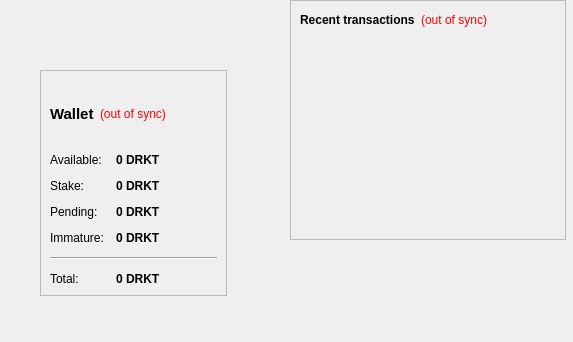
<?xml version="1.0" encoding="UTF-8"?>
<ui version="4.0">
 <class>OverviewPage</class>
 <widget class="QWidget" name="OverviewPage">
  <property name="geometry">
   <rect>
    <x>0</x>
    <y>0</y>
    <width>573</width>
    <height>342</height>
   </rect>
  </property>
  <property name="windowTitle">
   <string>Form</string>
  </property>
  <property name="styleSheet">
   <string notr="true">QListView { background: transparent; }</string>
  </property>
  <widget class="QWidget" name="layoutWidget">
   <property name="geometry">
    <rect>
     <x>40</x>
     <y>70</y>
     <width>187</width>
     <height>226</height>
    </rect>
   </property>
   <layout class="QVBoxLayout" name="verticalLayout_2">
    <item>
     <widget class="QFrame" name="frame">
      <property name="styleSheet">
       <string notr="true">QListView { background: transparent; }</string>
      </property>
      <property name="frameShape">
       <enum>QFrame::StyledPanel</enum>
      </property>
      <property name="frameShadow">
       <enum>QFrame::Raised</enum>
      </property>
      <layout class="QVBoxLayout" name="verticalLayout_4">
       <item>
        <layout class="QHBoxLayout" name="horizontalLayout_4">
         <item>
          <widget class="QLabel" name="label_5">
           <property name="font">
            <font>
             <pointsize>11</pointsize>
             <weight>75</weight>
             <bold>true</bold>
            </font>
           </property>
           <property name="text">
            <string>Wallet</string>
           </property>
          </widget>
         </item>
         <item>
          <widget class="QLabel" name="labelWalletStatus">
           <property name="toolTip">
            <string>The displayed information may be out of date. Your wallet automatically synchronizes with the DarkTron network after a connection is established, but this process has not completed yet.</string>
           </property>
           <property name="styleSheet">
            <string notr="true">QLabel { color: red; }</string>
           </property>
           <property name="text">
            <string notr="true">(out of sync)</string>
           </property>
           <property name="alignment">
            <set>Qt::AlignLeading|Qt::AlignLeft|Qt::AlignVCenter</set>
           </property>
          </widget>
         </item>
         <item>
          <spacer name="horizontalSpacer_2">
           <property name="orientation">
            <enum>Qt::Horizontal</enum>
           </property>
           <property name="sizeHint" stdset="0">
            <size>
             <width>40</width>
             <height>20</height>
            </size>
           </property>
          </spacer>
         </item>
        </layout>
       </item>
       <item>
        <layout class="QFormLayout" name="formLayout_2">
         <property name="fieldGrowthPolicy">
          <enum>QFormLayout::AllNonFixedFieldsGrow</enum>
         </property>
         <property name="horizontalSpacing">
          <number>12</number>
         </property>
         <property name="verticalSpacing">
          <number>12</number>
         </property>
         <item row="0" column="0">
          <widget class="QLabel" name="label">
           <property name="text">
            <string>Available:</string>
           </property>
          </widget>
         </item>
         <item row="0" column="1">
          <widget class="QLabel" name="labelBalance">
           <property name="font">
            <font>
             <weight>75</weight>
             <bold>true</bold>
            </font>
           </property>
           <property name="cursor">
            <cursorShape>IBeamCursor</cursorShape>
           </property>
           <property name="toolTip">
            <string>Your current spendable balance</string>
           </property>
           <property name="text">
            <string notr="true">0 DRKT</string>
           </property>
           <property name="textInteractionFlags">
            <set>Qt::LinksAccessibleByMouse|Qt::TextSelectableByKeyboard|Qt::TextSelectableByMouse</set>
           </property>
          </widget>
         </item>
         <item row="1" column="0">
          <widget class="QLabel" name="label_6">
           <property name="text">
            <string>Stake:</string>
           </property>
          </widget>
         </item>
         <item row="1" column="1">
          <widget class="QLabel" name="labelStake">
           <property name="font">
            <font>
             <weight>75</weight>
             <bold>true</bold>
            </font>
           </property>
           <property name="cursor">
            <cursorShape>IBeamCursor</cursorShape>
           </property>
           <property name="toolTip">
            <string>Total of coins that was staked, and do not yet count toward the current balance</string>
           </property>
           <property name="text">
            <string notr="true">0 DRKT</string>
           </property>
           <property name="textInteractionFlags">
            <set>Qt::LinksAccessibleByMouse|Qt::TextSelectableByKeyboard|Qt::TextSelectableByMouse</set>
           </property>
          </widget>
         </item>
         <item row="2" column="0">
          <widget class="QLabel" name="label_3">
           <property name="text">
            <string>Pending:</string>
           </property>
          </widget>
         </item>
         <item row="3" column="0">
          <widget class="QLabel" name="labelImmatureText">
           <property name="text">
            <string>Immature:</string>
           </property>
          </widget>
         </item>
         <item row="3" column="1">
          <widget class="QLabel" name="labelImmature">
           <property name="font">
            <font>
             <weight>75</weight>
             <bold>true</bold>
            </font>
           </property>
           <property name="toolTip">
            <string>Mined balance that has not yet matured</string>
           </property>
           <property name="text">
            <string notr="true">0 DRKT</string>
           </property>
           <property name="textInteractionFlags">
            <set>Qt::LinksAccessibleByMouse|Qt::TextSelectableByKeyboard|Qt::TextSelectableByMouse</set>
           </property>
          </widget>
         </item>
         <item row="4" column="0" colspan="2">
          <widget class="Line" name="line">
           <property name="orientation">
            <enum>Qt::Horizontal</enum>
           </property>
          </widget>
         </item>
         <item row="5" column="0">
          <widget class="QLabel" name="labelTotalText">
           <property name="text">
            <string>Total:</string>
           </property>
          </widget>
         </item>
         <item row="5" column="1">
          <widget class="QLabel" name="labelTotal">
           <property name="font">
            <font>
             <weight>75</weight>
             <bold>true</bold>
            </font>
           </property>
           <property name="cursor">
            <cursorShape>IBeamCursor</cursorShape>
           </property>
           <property name="toolTip">
            <string>Your current total balance</string>
           </property>
           <property name="text">
            <string notr="true">0 DRKT</string>
           </property>
           <property name="textInteractionFlags">
            <set>Qt::LinksAccessibleByMouse|Qt::TextSelectableByKeyboard|Qt::TextSelectableByMouse</set>
           </property>
          </widget>
         </item>
         <item row="2" column="1">
          <widget class="QLabel" name="labelUnconfirmed">
           <property name="font">
            <font>
             <weight>75</weight>
             <bold>true</bold>
            </font>
           </property>
           <property name="cursor">
            <cursorShape>IBeamCursor</cursorShape>
           </property>
           <property name="toolTip">
            <string>Total of transactions that have yet to be confirmed, and do not yet count toward the current balance</string>
           </property>
           <property name="text">
            <string notr="true">0 DRKT</string>
           </property>
           <property name="textInteractionFlags">
            <set>Qt::LinksAccessibleByMouse|Qt::TextSelectableByKeyboard|Qt::TextSelectableByMouse</set>
           </property>
          </widget>
         </item>
        </layout>
       </item>
      </layout>
     </widget>
    </item>
   </layout>
  </widget>
  <widget class="QFrame" name="frame_2">
   <property name="geometry">
    <rect>
     <x>290</x>
     <y>0</y>
     <width>276</width>
     <height>240</height>
    </rect>
   </property>
   <property name="frameShape">
    <enum>QFrame::StyledPanel</enum>
   </property>
   <property name="frameShadow">
    <enum>QFrame::Raised</enum>
   </property>
   <layout class="QVBoxLayout" name="verticalLayout">
    <item>
     <layout class="QHBoxLayout" name="horizontalLayout_2">
      <item>
       <widget class="QLabel" name="label_4">
        <property name="text">
         <string>&lt;b&gt;Recent transactions&lt;/b&gt;</string>
        </property>
       </widget>
      </item>
      <item>
       <widget class="QLabel" name="labelTransactionsStatus">
        <property name="toolTip">
         <string>The displayed information may be out of date. Your wallet automatically synchronizes with the DarkTron network after a connection is established, but this process has not completed yet.</string>
        </property>
        <property name="styleSheet">
         <string notr="true">QLabel { color: red; }</string>
        </property>
        <property name="text">
         <string notr="true">(out of sync)</string>
        </property>
        <property name="alignment">
         <set>Qt::AlignRight|Qt::AlignTrailing|Qt::AlignVCenter</set>
        </property>
       </widget>
      </item>
      <item>
       <spacer name="horizontalSpacer">
        <property name="orientation">
         <enum>Qt::Horizontal</enum>
        </property>
        <property name="sizeHint" stdset="0">
         <size>
          <width>40</width>
          <height>20</height>
         </size>
        </property>
       </spacer>
      </item>
     </layout>
    </item>
    <item>
     <layout class="QVBoxLayout" name="verticalLayout_3">
      <item>
       <spacer name="verticalSpacer_2">
        <property name="orientation">
         <enum>Qt::Vertical</enum>
        </property>
        <property name="sizeHint" stdset="0">
         <size>
          <width>20</width>
          <height>40</height>
         </size>
        </property>
       </spacer>
      </item>
     </layout>
    </item>
    <item>
     <widget class="QListView" name="listTransactions">
      <property name="styleSheet">
       <string notr="true">QListView { background: transparent; }</string>
      </property>
      <property name="frameShape">
       <enum>QFrame::NoFrame</enum>
      </property>
      <property name="verticalScrollBarPolicy">
       <enum>Qt::ScrollBarAlwaysOff</enum>
      </property>
      <property name="horizontalScrollBarPolicy">
       <enum>Qt::ScrollBarAlwaysOff</enum>
      </property>
      <property name="selectionMode">
       <enum>QAbstractItemView::NoSelection</enum>
      </property>
     </widget>
    </item>
   </layout>
  </widget>
 </widget>
 <resources/>
 <connections/>
</ui>
